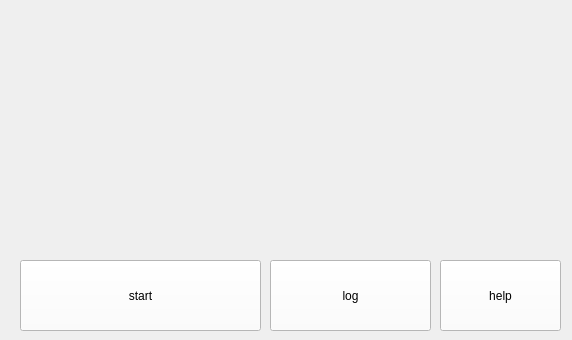
<?xml version="1.0" encoding="UTF-8"?>
<ui version="4.0">
 <class>Form</class>
 <widget class="QWidget" name="Form">
  <property name="geometry">
   <rect>
    <x>0</x>
    <y>0</y>
    <width>572</width>
    <height>340</height>
   </rect>
  </property>
  <property name="windowTitle">
   <string>WhereToClean</string>
  </property>
  <widget class="QPushButton" name="btn1">
   <property name="geometry">
    <rect>
     <x>20</x>
     <y>260</y>
     <width>241</width>
     <height>71</height>
    </rect>
   </property>
   <property name="styleSheet">
    <string notr="true">background-color:rgb(255,255,255); color:rgb(0,0,0);
font: 75 18pt &quot;Arial&quot;;</string>
   </property>
   <property name="text">
    <string>start</string>
   </property>
  </widget>
  <widget class="QLabel" name="label_3">
   <property name="geometry">
    <rect>
     <x>10</x>
     <y>10</y>
     <width>551</width>
     <height>241</height>
    </rect>
   </property>
   <property name="autoFillBackground">
    <bool>false</bool>
   </property>
   <property name="styleSheet">
    <string notr="true">background-image: url(logo.png);</string>
   </property>
   <property name="text">
    <string/>
   </property>
  </widget>
  <widget class="QPushButton" name="btn1_2">
   <property name="geometry">
    <rect>
     <x>270</x>
     <y>260</y>
     <width>161</width>
     <height>71</height>
    </rect>
   </property>
   <property name="styleSheet">
    <string notr="true">background-color:rgb(255,255,255); color:rgb(0,0,0);
font: 75 18pt &quot;Arial&quot;;</string>
   </property>
   <property name="text">
    <string>log</string>
   </property>
  </widget>
  <widget class="QPushButton" name="btn1_4">
   <property name="geometry">
    <rect>
     <x>440</x>
     <y>260</y>
     <width>121</width>
     <height>71</height>
    </rect>
   </property>
   <property name="styleSheet">
    <string notr="true">background-color:rgb(255,255,255); color:rgb(0,0,0);
font: 75 18pt &quot;Arial&quot;;</string>
   </property>
   <property name="text">
    <string>help</string>
   </property>
  </widget>
 </widget>
 <resources/>
 <connections/>
</ui>
